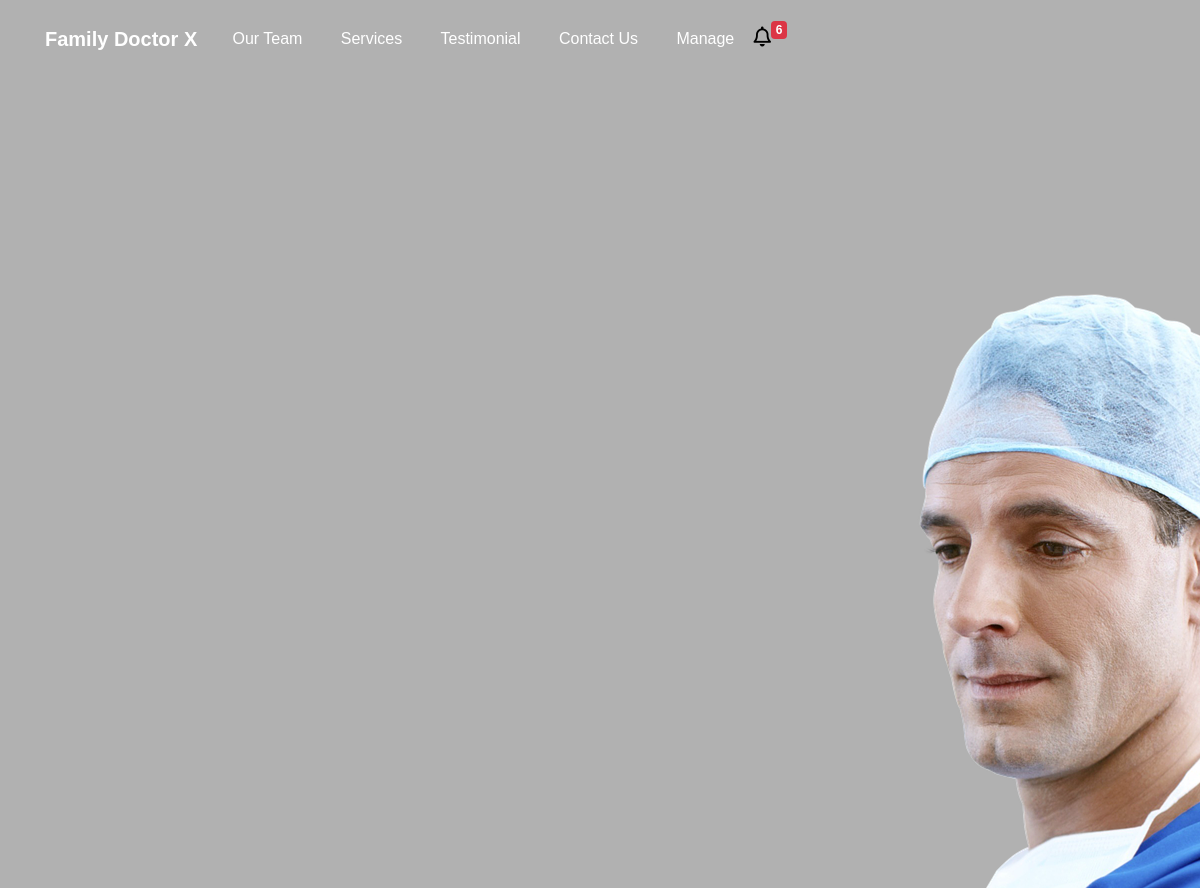
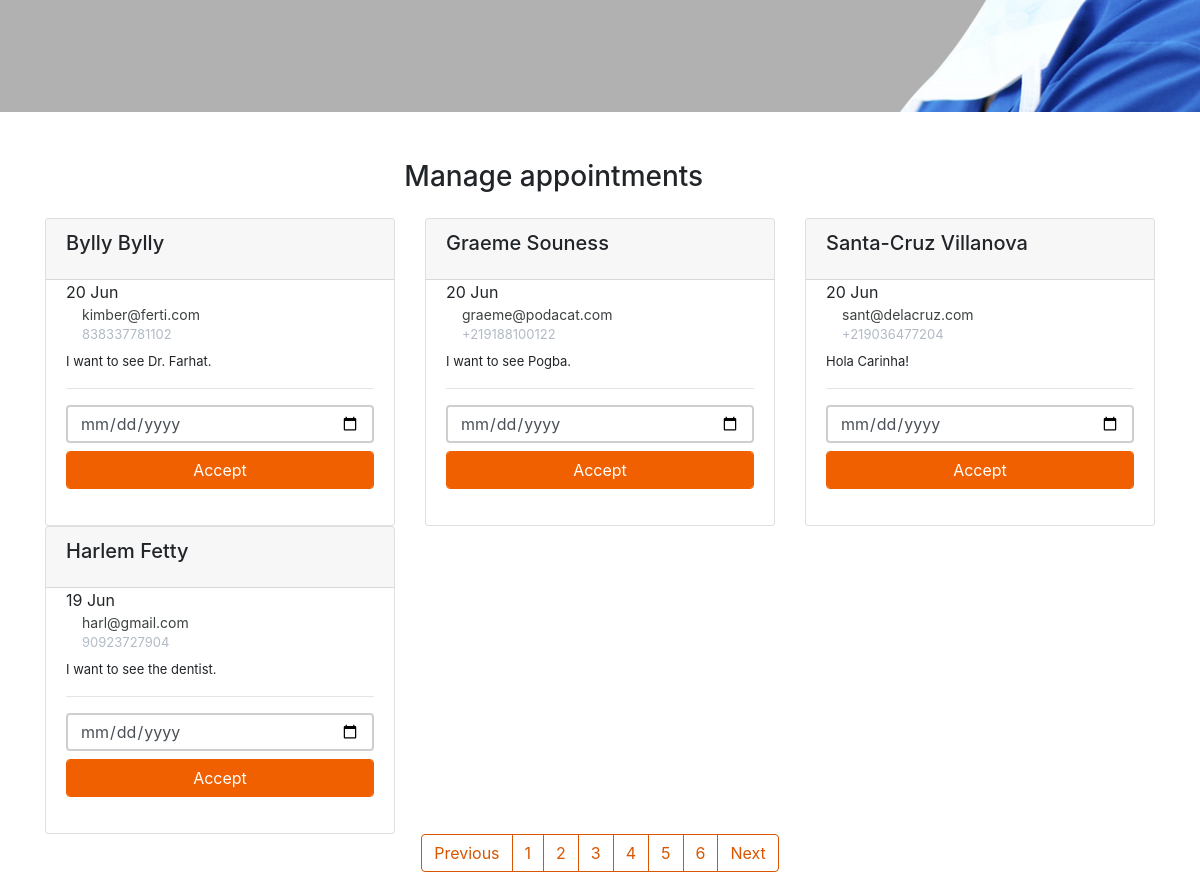
Page /home/manage-appointment/ on the committed database (2 pictures, top to bottom).
### doctor/models.py (models this page shows, shortened)
class Appointment(models.Model):
    first_name = models.CharField(max_length=50)
    last_name = models.CharField(max_length=50)
    email = models.CharField(max_length=50)
    phone = models.CharField(max_length=50)
    request = models.TextField(blank=True)
    sent_date = models.DateField(auto_now_add=True)
    accepted = models.BooleanField(default=False)
    accepted_date = models.DateField(auto_now_add=False, null=True, blank=True)
    class Meta:
        ordering = ["-sent_date"]

### doctor/views.py (the view, shortened to what this page needs)
# urls.py: path("manage-appointment/", ManageAppointmentTemplateView.as_view(),name="manage")
class ManageAppointmentTemplateView(TemplateView):
    template_name = "manage-appointments.html"
    model = Appointment
    context_object_name = "appointments"
    login_required = True
    paginate_by =3 #allows only 3 in the page
    def get_context_data(self,*args, **kwargs):
        context = super().get_context_data(*args, **kwargs)
        appointments = Appointment.objects.all() #get appointments from the model/database
        context.update({
            "appointments": appointments,
            "title":"Manage Appointments"  #we can see the title of the page
        })
        return context

### templates/manage-appointments.html (shortened to what this page needs)
{% extends 'base.html'   %}
{%   block content  %}
    <div class="container mt-5">
        <div class="col-11 text-center mt-4 mb-4">
            <h3>
                Manage appointments
            </h3>
        </div>
        <div class="row">
                    {%    for app in appointments %}
            <div class="col-lg-4">
                <div class="card card-margin">
                    <div class="card-header no-border">
                        <h5 class="card-title">{{app.first_name}}  {{app.last_name}}</h5>
                    </div>
                    <div class="card-body pt-0">
                        <div class="widget-49">
                            <div class="widget-49-title-wrapper">
                                <div class="widget-49-date-primary">
                                    <span class="widget-49-date-day">{{ app.sent_date|date:"d" }}</span>
                                    <span class="widget-49-date-month">{{ app.sent_date|date:"M" }}</span>
                                </div>
                                <div class="widget-49-meeting-info">
                                    <span class="widget-49-pro-title">{{app.email}}</span>
                                    <span class="widget-49-meeting-time">{{app.phone}}</span>
                                </div>
                            </div>
                            <div class="widget-49-meeting-points">
                                <span>{{app.request}}</span>
                            </div>
                            <hr class="w-100">
                            {%  if app.accepted == False %}
                            <form method="POST" action="{% url 'manage' %}">
                            <div class="form-group">
                                <input type="date" name="date" class="form-control mb-2"
                                    placeholder="dd-mm-yyyy" value=""
                                    min="1997-01-01" max="2030-12-31">
                                <input class="btn-block btn-primary form-control" type="submit" value="Accept">
                            </div>
                          </form>
                           {%  endif %}
                        </div>
                    </div>
                </div>
            </div>
            {% endfor  %}
            </div>
        <div class="wrapper">
            <nav aria-label="Page navigation example">
                <ul class="pagination">
                    <li class="page-item"><a class="page-link" href="#">Previous</a></li>
                    <li class="page-item"><a class="page-link" href="#">1</a></li>
                    <li class="page-item"><a class="page-link" href="#">2</a></li>
                    <li class="page-item"><a class="page-link" href="#">3</a></li>
                    <li class="page-item"><a class="page-link" href="#">4</a></li>
                    <li class="page-item"><a class="page-link" href="#">5</a></li>
                    <li class="page-item"><a class="page-link" href="#">6</a></li>
                    <li class="page-item"><a class="page-link" href="#">Next</a></li>
                </ul>
            </nav>
        </div>
        {%   endblock content %}

### templates/base.html (shortened to what this page needs)
{% load static %}
<html lang="en">
<head>
  <link href="{% static 'css/bootstrap.min.css' %}" rel="stylesheet">
  <link rel="stylesheet" href="{% static 'https://cdnjs.cloudflare.com/ajax/libs/font-awesome/5.15.3/css/all.min.css' %}" />
  <link rel="stylesheet" href="{% static 'css/styles.css' %}" />
</head>
<body>
  <div class="header" style="background: rgb(177, 177, 177) url('../static/img/header.png') no-repeat fixed center">
    <nav class="navbar navbar-dark navbar-expand-md navigation-clean-search">
        <div class="container"><a class="navbar-brand" href="#">Family Doctor X</a>
            <div class="collapse navbar-collapse"
                id="navcol-1">
                <ul class="nav navbar-nav">
                    <li class="nav-item" role="presentation">
                        <a class="nav-link active" href="#team">Our Team</a>
                    </li>
                    <li class="nav-item" role="presentation">
                        <a class="nav-link active" href="#services">Services</a>
                    </li>
                    <li class="nav-item" role="presentation">
                        <a class="nav-link active" href="#reviews">Testimonial</a>
                    </li>
                    <li class="nav-item" role="presentation">
                        <a class="nav-link active" href="{% url 'home'  %}">Contact Us</a>
                    </li>
                    <li class="nav-item" role="presentation">
                      <a class="nav-link active" href="{% url 'manage' %}">Manage</a>
                  </li>
                  <li class="nav-item" role="presentation">
                    <a href="manage-appointments.html" style="float: left;cursor:pointer;" aria-expanded="true" title="You Have 6 New Appointments">
                      <i class="far fa-bell" style="font-size: 20px; float: left; color: black">
                      </i>
                  </a>
                  <span class="badge badge-danger">6</span>
                </li>
                </ul>
            </div>
        </div>
    </nav>
    </div>
    {%  block content %}{% endblock content %}
</body>
</html>

### static/css/styles.css (style rules this page uses)
.header { background: rgb(177, 177, 177) url("img/header.png") no-repeat fixed center; min-height: 1000px; font-family:'Source Sans Pro', sans-serif; }
@media (min-width:768px) { .header { padding-bottom:120px; } }
.header .navbar { background:transparent; padding-top:.75rem; padding-bottom:.75rem; color:#fff; border-radius:0; box-shadow:none; border:none; }
@media (min-width:768px) { .header .navbar { padding-top:1rem; padding-bottom:1rem; } }
.header .navbar .navbar-brand { font-weight:bold; color:inherit; }
.header .navbar .navbar-collapse { border-top:1px solid rgba(255,255,255,0.3); margin-top:.5rem; }
@media (min-width:768px) { .header .navbar .navbar-collapse { border-color:transparent; margin:0; } }
.header .navbar .navbar-nav a.active, .header .navbar .navbar-nav > .show .dropdown-item { background:none; box-shadow:none; }
@media (min-width: 768px) { .header .navbar-nav .nav-link { padding-left:.7rem; padding-right:.7rem; } }
@media (min-width: 992px) { .header .navbar-nav .nav-link { padding-left:1.2rem; padding-right:1.2rem; } }
.form-control { box-shadow: none !important; outline: none !important; border: 2px solid #cecece; height: 38px; }
.title-box .border,.btn-primary,.back-to-top, .logo i,.question-q-box,.social-circle li a:hover { background-color: #f16000 !important; }
.btn-primary { border: 1px solid #f16000 !important; }
@media (min-width: 768px) { .navbar-nav>li>a { padding-top: 10px; padding-bottom: 10px; } }

### templates/manage-appointments.html (style rules this page uses)
.widget-49 .widget-49-title-wrapper .widget-49-meeting-info { display: flex; flex-direction: column; margin-left: 1rem; }
.widget-49 .widget-49-title-wrapper .widget-49-meeting-info .widget-49-pro-title { color: #3c4142; font-size: 14px; }
.widget-49 .widget-49-title-wrapper .widget-49-meeting-info .widget-49-meeting-time { color: #B1BAC5; font-size: 13px; }
.widget-49 .widget-49-meeting-points { font-weight: 400; font-size: 13px; margin-top: .5rem; }
.wrapper { display: flex; justify-content: center; align-items: center }
.page-link { position: relative; display: block; color: #D85600 !important; text-decoration: none; background-color: #fff; border: 1px solid #D85600 !important }

### rows in the picture
Appointment: first_name "Bylly", last_name "Bylly", sent_date "20", sent_date "Jun", email "kimber@ferti.com", phone "838337781102", request "I want to see Dr. Farhat."
Appointment: first_name "Graeme", last_name "Souness", sent_date "20", sent_date "Jun", email "graeme@podacat.com", phone "+219188100122", request "I want to see Pogba."
Appointment: first_name "Santa-Cruz", last_name "Villanova", sent_date "20", sent_date "Jun", email "sant@delacruz.com", phone "+219036477204", request "Hola Carinha!"
Appointment: first_name "Harlem", last_name "Fetty", sent_date "19", sent_date "Jun", email "harl@gmail.com", phone "90923727904", request "I want to see the dentist."
